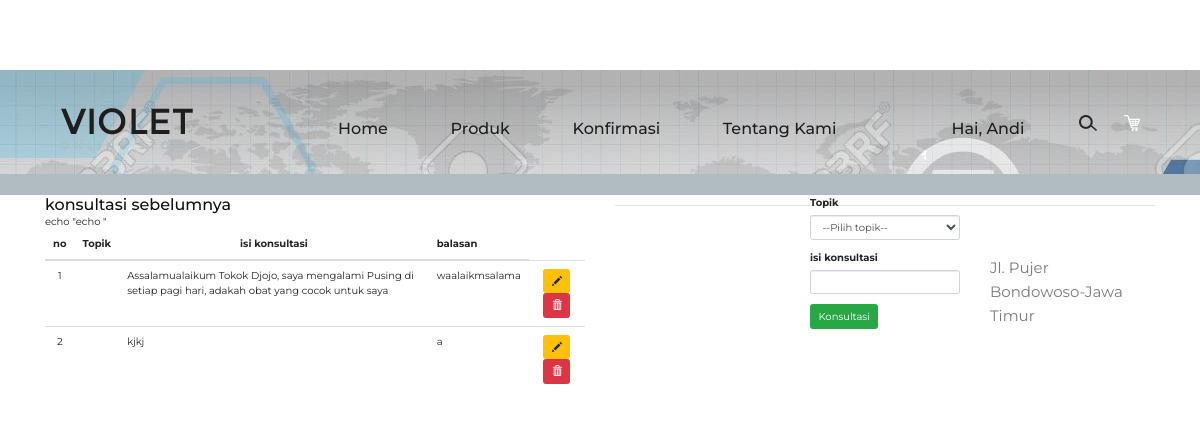
/konsultasi.php (signed in), run on the app's committed database.
### tables this page shows
CREATE TABLE `tb_konsultasi` (
  `id_konsultasi` int(5) NOT NULL,
  `id_member` int(5) NOT NULL,
  `id_topik` int(4) NOT NULL,
  `isi_konsultasi` varchar(150) NOT NULL,
  `balas_konsultasi` varchar(150) NOT NULL,
  `id_login` int(5) NOT NULL
);

CREATE TABLE `tb_setting` (
  `id_setting` int(2) NOT NULL,
  `judul_setting` varchar(30) NOT NULL,
  `isi_setting` varchar(50) NOT NULL
);

### fungsi/cek_session_public.php (called while the page is built, shortened)
<?php
if(isset($_SESSION['email']))
{
  $sesen_id         = $_SESSION['id_member'];
}
?>

### fungsi/setting.php (called while the page is built, shortened)
<?php
$query_footer 		= "SELECT isi_setting FROM tb_setting WHERE id_setting = 5 ";
$hasil_footer 		= mysqli_query($koneksi,$query_footer);
$data_footer   		= mysqli_fetch_array($hasil_footer);
$footer 			= $data_footer['isi_setting'];
?>

### konsultasi_form.php (the view, shortened to what this page needs)
<form action="" method="post">
  <div class="row">
  <div class="col-md-6 ">
    <h6>konsultasi sebelumnya</h6>
       <table id="example1" class="table">
       <thead>
        <tr>
          <th style="text-align: center">no</th>
          <th >Topik</th>
          <th style="text-align: center">isi konsultasi</th>
          <th>balasan</th>
        </tr>
      </thead>
      <tbody>
        <?php
      $sql = "SELECT * FROM tb_konsultasi where id_member = '$sesen_id'";
      $result = mysqli_query($koneksi, $sql);
      $no = 1;
      if (mysqli_num_rows($result) > 0)
      {
        while ($data = mysqli_fetch_array($result))
        {?>
          echo "<tr>
                  <td valign="top" align="center"><?= $no; ?></td>
                  <td style="text-align: left"><?= $data['topik'] ?></td>
                  <td><?= $data['isi_konsultasi'] ?></td>
                  <td><?= $data['balas_konsultasi'] ?></td>
                  <td style="text-align: center">
                    <a href="konsultasi_balas.php?id_konsultasi=<?= $data['id_konsultasi']?>" title="Balas" class="btn btn-warning btn-xs"><i
                class="glyphicon glyphicon-pencil"></i>
                    </a>
                    <a href="konsultasi_hapus.php?id_konsultasi=<?= $data['id_konsultasi']?>">
                      <button type="submit" title="Hapus konsultasi" class="btn btn-danger btn-xs" OnClick="return confirm('Apakah Anda yakin?');"><i
                class="glyphicon glyphicon-trash"></i>
                </button>
                    </a>
                  </td>
                </tr>
         <?php
         $no++;
        }
      }
      else
      {
        echo "Belum ada data";
      }
    ?>
      </tbody>
    </table>
    </div>
  </form>
  <div class="col-md-6">
      <div class="box">
      <div id="form">
          <form action="" method="post">
            <div class="offset-4 col-lg-4">
            <div class="form-group">
              <label>Topik</label>
              <select name="topik" id="topik" class="form-control" required>
                  <option value="">--Pilih topik--</option>
                </select>
            </div>
            <div class="form-group">
              <label>isi konsultasi</label>
              <input type="text" name="isi" class="form-control" required>
            </div>
            <div class="form-group">
              <input type="submit" name="konsultasi" value="Konsultasi" class="btn btn-success">
          </div>
        </div>
      </div>
  </div>

### footer.php
<footer>
  <div class="row">
      <div class="col-lg-12">
        <?php echo $footer ?>
      </div>
  </div>
</footer>

### template/css/custom.css (style rules this page uses)
body { padding-top: 70px; }
footer { margin: 50px 0; }

### template/css/shop-item.css (style rules this page uses)
body { padding-top: 70px; }
footer { margin: 50px 0; }

### template/Design/css/style.css (style rules this page uses)
html, body { height: 100%; font-family: "Montserrat", sans-serif; -webkit-font-smoothing: antialiased; motion-rotation: antialiased; background: none; }
h1, h2, h3, h4, h5, h6 { margin: 0; color: #111111; font-weight: 500; font-family: "Montserrat", sans-serif; }
h6 { font-size: 16px; }
p { font-size: 15px; color: #7b7b7b; font-weight: 400; line-height: 1.6; font-family: "Montserrat", sans-serif; margin: 0 0 15px 0; }

### data on the page
tb_konsultasi: isi_konsultasi "Assalamualaikum Tokok Djojo, saya mengalami Pusing di setiap pagi hari, adakah obat yang cocok untuk saya", balas_konsultasi "waalaikmsalama"
tb_konsultasi: isi_konsultasi "kjkj", balas_konsultasi "a"
tb_setting: isi_setting "Jl. Pujer Bondowoso-Jawa Timur"

### other printed values
$sesen_nama "Andi"
